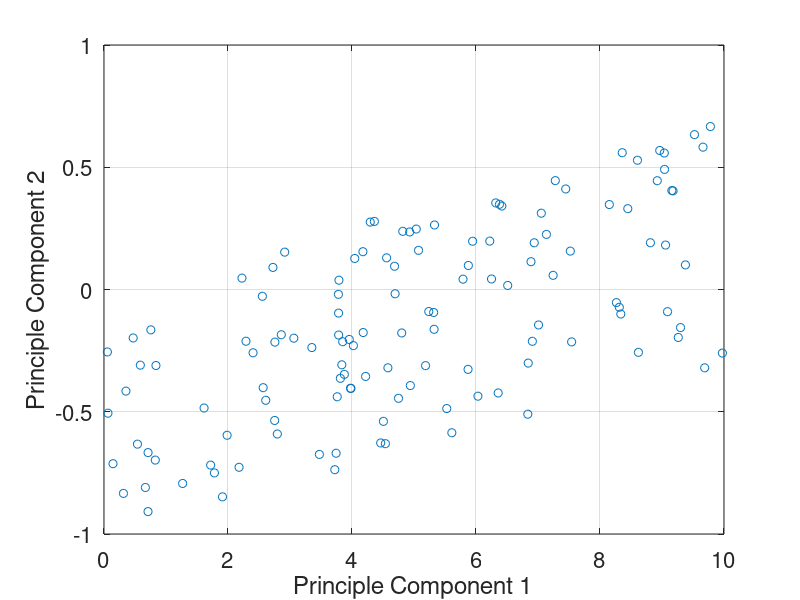
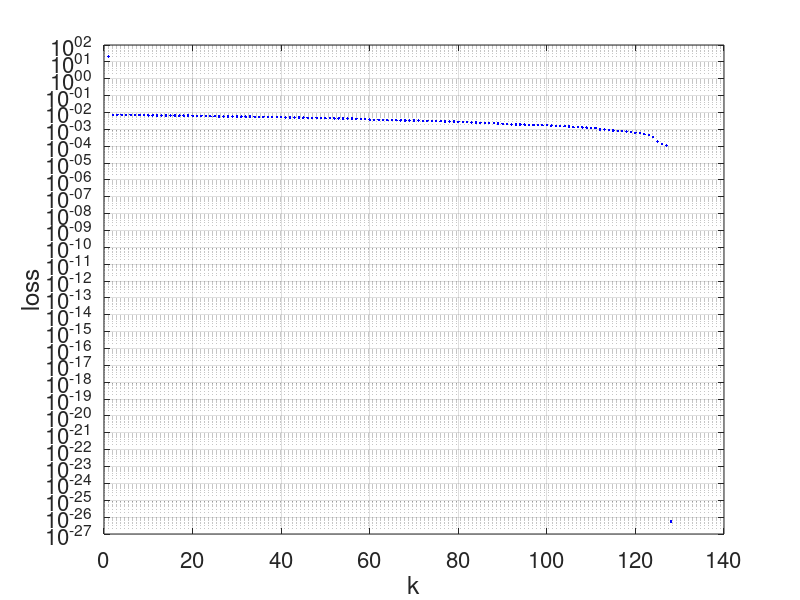

Write MATLAB code to recreate these figures, in order.
%% PCA EXAMPLE
% J. Macoskey - 11.28.17

% Generate random 256-dimensional dataset
X = rand(128).*0.001;

% Make two of the dimensions the two principle components
X(1,:) = X(1,:).*10000;
X(2,:) = X(2,:).*1000;

% Calculate covarince matrix and take eigenvalue decomposition
C = (1/5).*X*X';
[U,S] = eig(C);

% Construct optimal P with first two eigenvectors of C
Uk = U(1:2,:);
P = Uk'*Uk;

% Check data loss with 2-dimensional approximation of dataset
err = norm(P*X-X,'fro').^2;

% Calculate k-dimensional representation of X
Y = Uk*X;
figure(1), clf
plot(Y(1,:),Y(2,:),'o')
xlabel 'Principle Component 1'
ylabel 'Principle Component 2'
set(gca,'FontSize',16)
grid on

% Iterate through k-dimensional representations to see information loss
figure(2), clf
for k = 1:length(X)
    Uk = U(1:k,:);
    P = Uk'*Uk;
    err = norm(P*X-X,'fro').^2;
    plot(k,err,'b.'), hold on
end
set(gca,'yscale','log')
xlabel 'k'
ylabel 'loss'
set(gca,'FontSize',16)
grid on